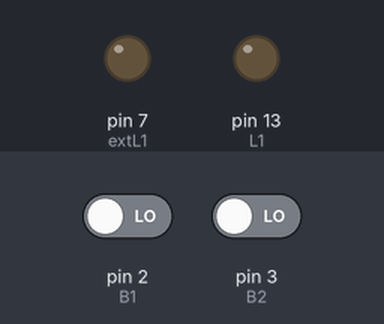
Simulated run of this sketch. Board: Arduino Uno, built with avr-gcc and run on an emulated ATmega328P. On the bench: output pins drawn as LEDs (lit = HIGH). The inputs (shaded band) are chosen by the test bench; at power-on: pin 2 (B1) LOW, pin 3 (B2) LOW.

Above: at 1.2 s.
1.3 s: pin 2 (B1) driven HIGH
At 1.7 s:
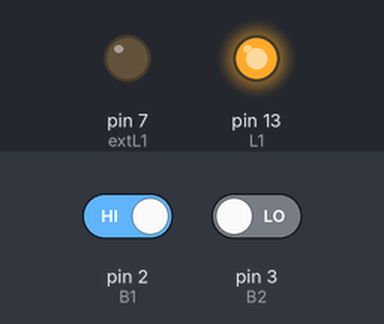
2.8 s: pin 3 (B2) driven HIGH
At 4.0 s:
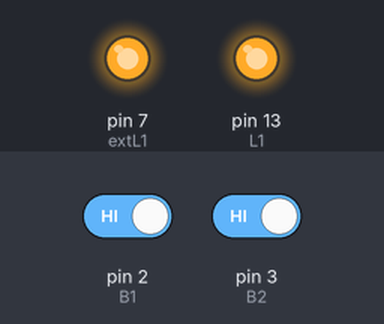
4.3 s: pin 2 (B1) driven LOW
At 5.1 s:
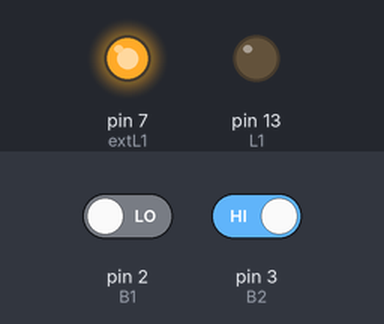
5.8 s: pin 3 (B2) driven LOW
At 6.3 s:
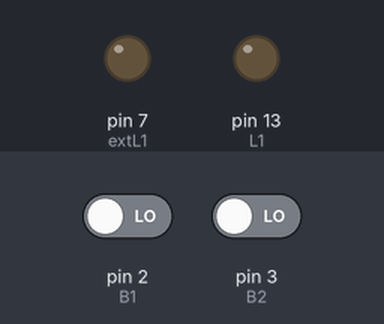
Timing chart, 0 to 8.3 s (numbered marks = the images above; inputs shaded):
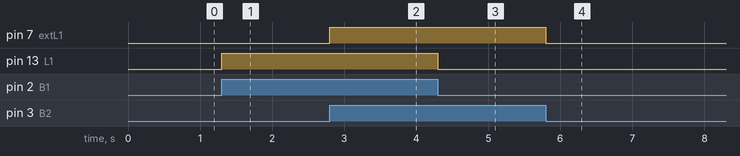

Measured:
- after the input at 1.3 s, pin 13 (L1): LOW → HIGH at once
- after the input at 2.8 s, pin 7 (extL1): LOW → HIGH at once
- after the input at 4.3 s, pin 13 (L1): HIGH → LOW at once
- after the input at 5.8 s, pin 7 (extL1): HIGH → LOW at once

The sketch:

Program_7.ino
```cpp
#define B1 2 // кнопка 1
#define B2 3 // кнопка 2
#define L1 13 // встроенный светодиод
#define extL1 7 // внешний светодиод № 1

void setup() {
  //Port13 на выход
  pinMode(B1,INPUT);
  pinMode(B2,INPUT);
  pinMode(L1,OUTPUT);
  pinMode(extL1, OUTPUT);
  // Открываем порт на скорости 9600 бод
  Serial.begin(9600);
}

void loop() {
  bool b1=digitalRead(B1);
  bool b2=digitalRead(B2);

  if(b1 == true) {
    digitalWrite(L1,1);
    //digitalWrite(L1,1);
  } else {
    //digitalWrite(L1,0);
    digitalWrite(L1,0);
  }
  if(b2 == true) {
    digitalWrite(extL1,1);
  } else {
    digitalWrite(extL1,0);
  }
  }
```
